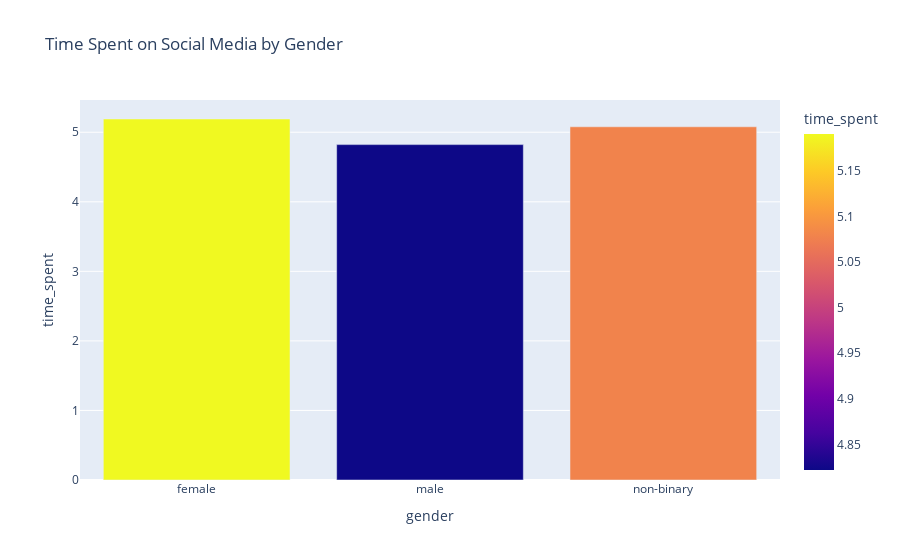

This figure's notebook cell:
### Code cell
avg_time_genderwise=train.groupby(by=['gender']).agg({'time_spent':'mean'}).reset_index()
avg_time_genderwise
fig=px.bar(avg_time_genderwise,x='gender',y='time_spent',color='time_spent',title='Time Spent on Social Media by Gender')
fig.show(render='iframe')

### Figure 1 — Plotly figure (JSON) as saved in the notebook; plotly's stock layout.template omitted (floating-point values rounded to 4 significant figures)
{"data": [{"alignmentgroup": "True", "hovertemplate": "gender=%{x}<br>time_spent=%{marker.color}<extra></extra>", "legendgroup": "", "marker": {"color": [5.19, 4.822, 5.078], "coloraxis": "coloraxis", "pattern": {"shape": ""}}, "name": "", "offsetgroup": "", "orientation": "v", "showlegend": false, "textposition": "auto", "type": "bar", "x": ["female", "male", "non-binary"], "xaxis": "x", "y": [5.19, 4.822, 5.078], "yaxis": "y"}], "layout": {"barmode": "relative", "coloraxis": {"colorbar": {"title": {"text": "time_spent"}}, "colorscale": [[0, "#0d0887"], [0.1111, "#46039f"], [0.2222, "#7201a8"], [0.3333, "#9c179e"], [0.4444, "#bd3786"], [0.5556, "#d8576b"], [0.6667, "#ed7953"], [0.7778, "#fb9f3a"], [0.8889, "#fdca26"], [1, "#f0f921"]]}, "legend": {"tracegroupgap": 0}, "title": {"text": "Time Spent on Social Media by Gender"}, "xaxis": {"anchor": "y", "domain": [0, 1], "title": {"text": "gender"}}, "yaxis": {"anchor": "x", "domain": [0, 1], "title": {"text": "time_spent"}}}}
